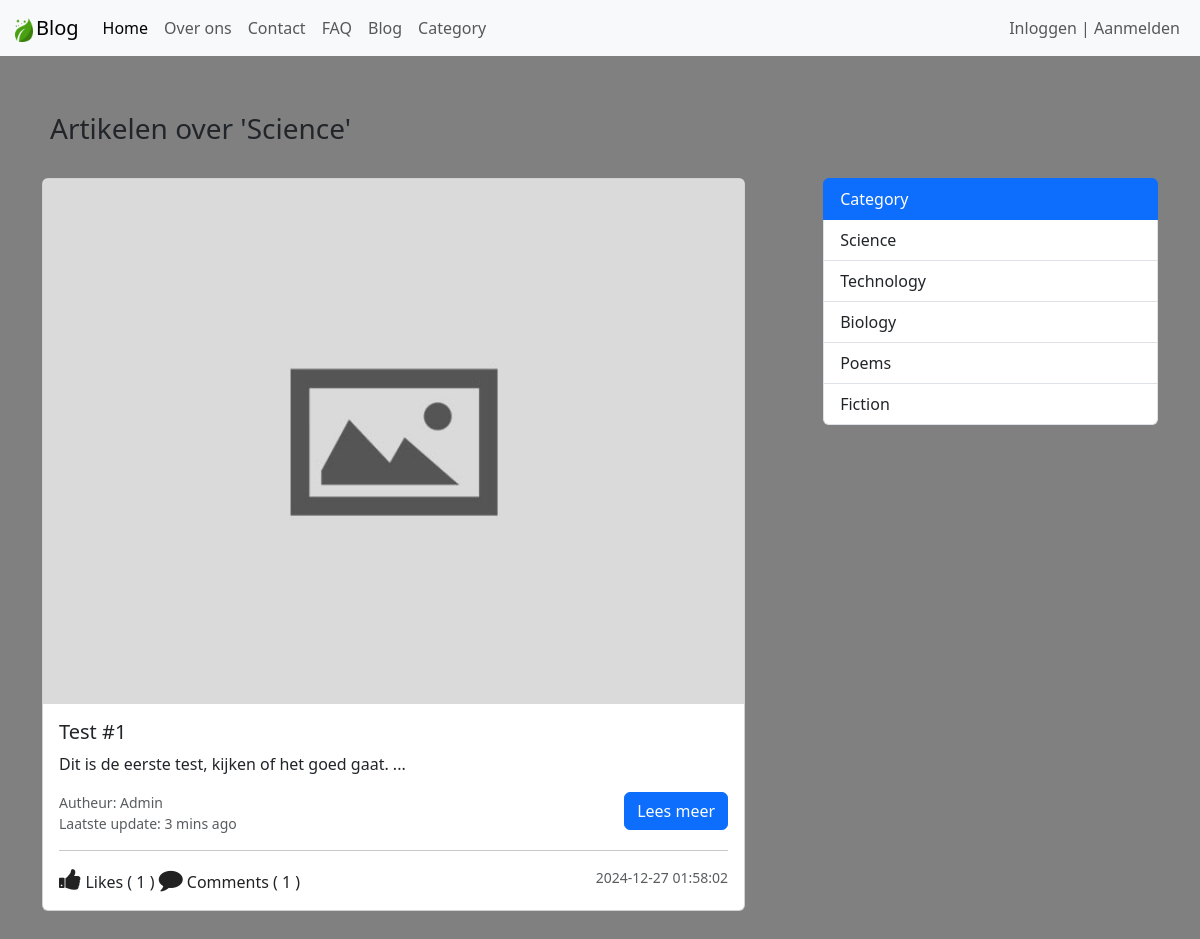
Page /category.php?category_id=1 on the committed database.
### tables this page shows
CREATE TABLE `category` (
  `id` int(11) NOT NULL,
  `category` varchar(127) NOT NULL
);

CREATE TABLE `post` (
  `post_id` int(11) NOT NULL,
  `post_title` varchar(127) NOT NULL,
  `post_text` text NOT NULL,
  `category` int(11) NOT NULL,
  `publish` int(2) NOT NULL DEFAULT 1,
  `cover_url` varchar(255) NOT NULL DEFAULT 'default.jpg',
  `crated_at` datetime NOT NULL DEFAULT current_timestamp()
);

### admin/data/post.php (called while the page is built, shortened)
<?php
function getAllPostsByCategory($conn, $category_id) {
    $sql = "SELECT * FROM post WHERE category=?";
    $stmt = $conn->prepare($sql);
    $stmt->execute([$category_id]);
    if ($stmt->rowCount() >= 1) {
        $data = $stmt->fetchAll();
        return $data;
    } else {
        return 0;
    }
}
function getCategoryById($conn, $id) {
    $sql = "SELECT * FROM category WHERE id=?";
    $stmt = $conn->prepare($sql);
    $stmt->execute([$id]);
    if ($stmt->rowCount() >= 1) {
        $data = $stmt->fetch();
        return $data;
    } else {
        return 0;
    }
}
function get5Categories($conn) {
    $sql = "SELECT * FROM category LIMIT 5";
    $stmt = $conn->prepare($sql);
    $stmt->execute();
    if ($stmt->rowCount() >= 1) {
        $data = $stmt->fetchAll();
        return $data;
    } else {
        return 0;
    }
}
function getAllCategories($conn) {
    $sql = "SELECT * FROM category ORDER BY category";
    $stmt = $conn->prepare($sql);
    $stmt->execute();
    if ($stmt->rowCount() >= 1) {
        $data = $stmt->fetchAll();
        return $data;
    } else {
        return 0;
    }
}

### admin/data/comment.php (called while the page is built, shortened)
<?php
function CountByPostID($conn, $id){
   $sql = "SELECT * FROM comment WHERE post_id=?";
   $stmt = $conn->prepare($sql);
   $stmt->execute([$id]);
   return $stmt->rowCount();
}
function likeCountByPostID($conn, $id){
   $sql = "SELECT * FROM post_like WHERE post_id=?";
   $stmt = $conn->prepare($sql);
   $stmt->execute([$id]);
   return $stmt->rowCount();
}

### category.php (the view, shortened to what this page needs)
<?php
$logged = false;
include 'inc/NavBar.php';
include_once("db_conn.php");
include_once("admin/data/post.php");
include_once("admin/data/comment.php");
$categories = getAllCategories($conn);
$categories5 = get5Categories($conn);
$category = 0;
?>
<!DOCTYPE html>
<html lang="en">
<head>
        <?php
        if (isset($_GET['category_id'])) {
            $c_id = $_GET['category_id'];
            $category = getCategoryById($conn, $c_id);
        }else {
            echo "Blog Categorie Pagina";
        }
        ?>
    <link href="https://cdn.jsdelivr.net/npm/bootstrap@5.3.3/dist/css/bootstrap.min.css" rel="stylesheet">
    <link rel="stylesheet" href="https://stackpath.bootstrapcdn.com/font-awesome/4.7.0/css/font-awesome.min.css">
    <link rel="stylesheet" href="css/style.css">
</head>
<body>
    <div class="container mt-5">
        <h1 class="display-4 mb-4 fs-3 p-2">
            <?php if ($category != 0)
                echo "Artikelen over '".$category['category']."'";
                else echo "Artikelen over "; ?>
        </h1>
        <section class="d-flex">
        <?php if (!isset($_GET['category_id'])) { ?>
            <main class="main-blog p-2">
                <div class="list-group category-aside">
                    <?php foreach ($categories as $category) { ?>
                    <a href="category.php?category_id=<?=$category['id']?>" class="list-group-item list-group-item-action"><?php echo $category['category']; ?></a>
                    <?php } ?>
                </div>
            </main>
            <?php }else {
                $cId = $_GET['category_id'];
                $posts = getAllPostsByCategory($conn, $cId);
            ?>
            <?php if ($posts != 0) { ?>
            <main class="main-blog">
                <?php foreach ($posts as $post) { ?>
                <div class="card main-blog-card mb-5">
                    <img src="upload/blog/<?=$post['cover_url']?>" class="card-img-top" alt="...">
                    <div class="card-body">
                        <h5 class="card-title"><?=$post['post_title']?></h5>
                        <?php
                            $p = strip_tags($post['post_text']);
                            $p = substr($p, 0, 200);
                        ?>
                        <p class="card-text"><?=$p?> ... </p>
                        <a href="blog-view.php?post_id=<?=$post['post_id']?>" class="btn btn-primary lees-meer-btn">Lees meer</a>
                        <p class="card-text">
                            <small class="text-body-secondary blog-post-author">Autheur: Admin</small>
                            <br>
                            <small class="text-body-secondary blog-post-update">Laatste update: 3 mins ago</small>
                        </p>
                        <hr>
                        <div class="d-flex justify-content-between">
                            <div class="react-btns">
                                <?php
                                $post_id = $post['post_id'];
                                if ($logged) {
                                    $liked = isLikedByUserID($conn, $post_id, $user_id);
                                if ($liked) {
                                ?>
                                <i class="fa fa-thumbs-up liked like-btn"
                                    post-id="<?=$post_id?>"
                                    liked="1"
                                    aria-hidden="true">
                                </i>
                                <?php }else { ?>
                                    <i class="fa fa-thumbs-up like like-btn"
                                        post-id="<?=$post_id?>"
                                        liked="0"
                                        aria-hidden="true">
                                    </i>
                                <?php } }else { ?>
                                <i class="fa fa-thumbs-up" aria-hidden="true"></i>
                                <?php } ?>
                                 Likes (
                                <span><?php
                                    echo likeCountByPostID($conn, $post['post_id']);
                                ?></span> )
                            <a href="blog-view.php?post_id=<?=$post['post_id']?>#comments">
                                <i class="fa fa-comment" aria-hidden="true">
                                </i> Comments (
                                <?php
                                    echo CountByPostID($conn, $post['post_id']);
                                ?> )
                            </a>
                        </div>
                        <small class="text-body-secondary"><?=$post['crated_at']?></small>
                    </div>
                    </div>
                </div>
                <?php } ?>
            </main>
            <?php } } ?>
            <aside class="aside-main">
                <div class="list-group category-aside">
                    <a href="#" class="list-group-item list-group-item-action active" aria-current="true">
                        Category
                    </a>
                    <?php foreach ($categories5 as $category) { ?>
                    <a href="category.php?category_id=<?=$category['id']?>" class="list-group-item list-group-item-action">
                        <?php echo $category['category']; ?>
                    </a>
                    <?php } ?>
                </div>
            </aside>
        </section>
    </div>
</body>
</html>

### css/style.css (style rules this page uses)
body { overflow-y: scroll; background-color: gray; }
img { max-width: 100%; }
.lees-meer-btn { float: right; }
.main-blog-card { width: 90%; }
.category-aside { width: 100%; }
.main-blog { width: 70%; }
.aside-main { width: 30%; }
.react-btns i { font-size: 24px; color: #222; cursor: pointer; }
.react-btns a { text-decoration: none; color: #222; cursor: pointer; }

### rows in the picture
category: category "Science"
post: cover_url (placeholder picture), post_title "Test #1", post_text "Dit is de eerste test, kijken of het goed gaat.", post_id "1", crated_at "2024-12-27 01:58:02"
category: category "Technology"
category: category "Biology"
category: category "Poems"
category: category "Fiction"
